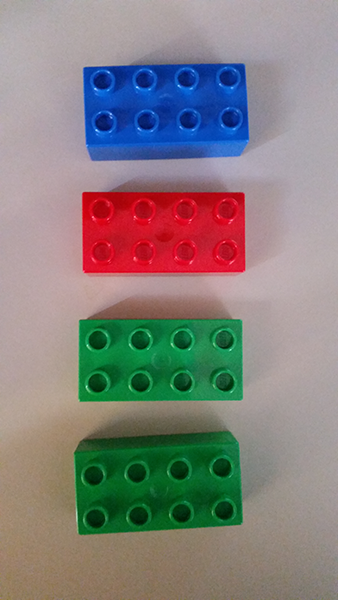
#> input picture IOT- IndoorNavigation/codes/images/image_01.png, 338 x 600 px
$ python -i myrun.py   (imports and definitions only)   (Python 2 division)   (older library calls are emulated)
#> lines starting #> are read from the running program, lines starting #| are printed output that depends on the picture; after the words box and inside, x2 and y2 are one past the last pixel; in counts of white or black regions, pixels touching at a corner belong together
#> further down, picture is the input picture: shape (600, 338, 3); mean B, G, R 126.5, 128.5, 133.7
'''
NOTES:
green = np.uint8([[[0,255,0 ]]])
hsv_green = cv2.cvtColor(green,cv2.COLOR_BGR2HSV)
print hsv_green

python assembled.py --image images/image_01.png --method "top-to-bottom"

'''

import numpy as np
import argparse
import cv2
import socket
#import freenect

centres = []
instruction = ""
dist_scale = 40
#The bot goes 1/4th meter for 1 sec. We have set least count to 0.5 sec

'''def find_red(image):
	max_red_val = -1
	max_red_px = (-1,-1)
	for c in centres:
		#print c[0],c[1]
		#print "bgr = ",image[c[1]][c[0]]
		red_val = int(image[c[1]][c[0]][2])
		print red_val
		if red_val > max_red_val:
			max_red_val = red_val
			max_red_px = c
	return max_red_px'''
# [4 lines left out: function get_video, not called in this run]

def hsv(img):
    GREEN_MIN = np.array([32, 0, 0],np.uint8)
    GREEN_MAX = np.array([82, 255, 255],np.uint8)

    RED_MIN = np.array([155, 100, 100],np.uint8)
    RED_MAX = np.array([180, 255, 255],np.uint8)

    BLUE_MIN = np.array([110, 100, 100],np.uint8)
    BLUE_MAX = np.array([130, 255, 255],np.uint8)

    hsv_img = cv2.cvtColor(img,cv2.COLOR_BGR2HSV)
#> hsv_img: shape (600, 338, 3); mean H, S, V 88.7, 89.6, 158.5

    frame_threshed = cv2.inRange(hsv_img, GREEN_MIN, GREEN_MAX)
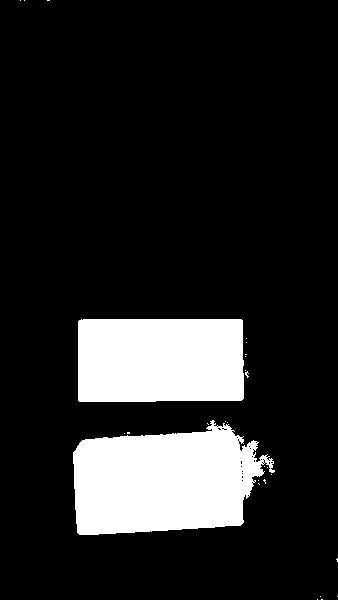
#> frame_threshed: shape (600, 338); 15.1% white; 27 white regions (25 under 20 px), largest, box (x1, y1, x2, y2) and area: (73, 420, 275, 535) 17027, (78, 319, 244, 402) 13632
    #cv2.imshow('hsvG', frame_threshed)

    frame_threshed = cv2.inRange(hsv_img, RED_MIN, RED_MAX)
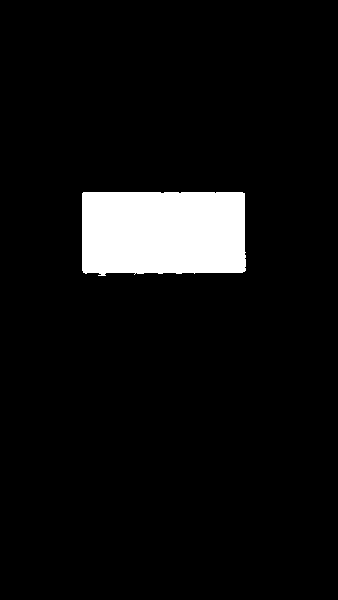
#> frame_threshed: shape (600, 338); 6.5% white; 1 white region, box (x1, y1, x2, y2) and area: (82, 192, 246, 276) 13247
    # cv2.imshow('hsvR', frame_threshed)

    frame_threshed = cv2.inRange(hsv_img, BLUE_MIN, BLUE_MAX)
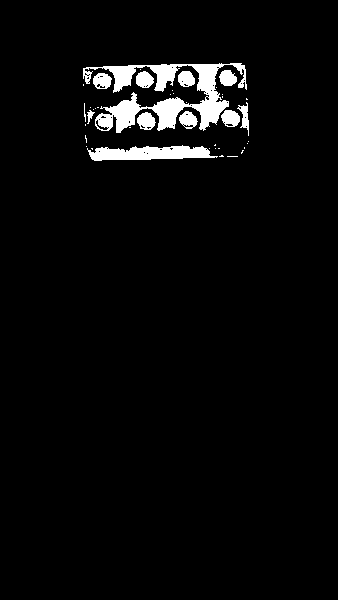
#> frame_threshed: shape (600, 338); 3.7% white; 41 white regions (29 under 20 px), largest, box (x1, y1, x2, y2) and area: (83, 63, 247, 133) 4166, (87, 145, 218, 161) 1396, (221, 110, 240, 127) 239
    # cv2.imshow('hsvB', frame_threshed)

# [131 lines left out: functions find_red, find_center, find_black, draw_contour_box, sort_contours, draw_contour and 1 more, not called in this run]

# [1 line that did not run here, left out]

#host = "192.168.0.102"
# [5 lines not run here, left out]

endreached=False
# [296 lines not run here, left out]

>>> import cv2
>>> picture = cv2.imread('image_01.png')
>>> result = hsv(picture)
